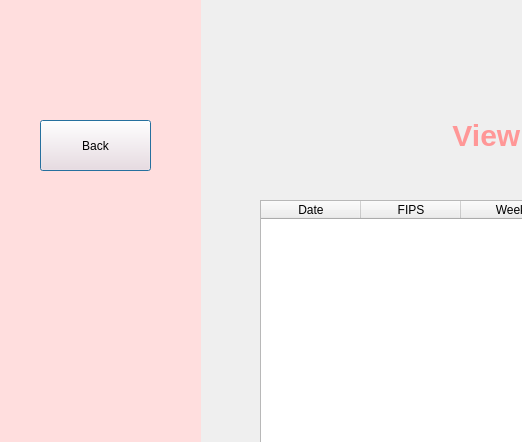
<?xml version="1.0" encoding="UTF-8"?>
<ui version="4.0">
 <class>Dialog</class>
 <widget class="QDialog" name="Dialog">
  <property name="geometry">
   <rect>
    <x>0</x>
    <y>0</y>
    <width>522</width>
    <height>442</height>
   </rect>
  </property>
  <property name="windowTitle">
   <string>Dialog</string>
  </property>
  <widget class="QTableWidget" name="tableWidget">
   <property name="geometry">
    <rect>
     <x>260</x>
     <y>200</y>
     <width>741</width>
     <height>371</height>
    </rect>
   </property>
   <property name="columnCount">
    <number>11</number>
   </property>
   <column>
    <property name="text">
     <string>Date</string>
    </property>
   </column>
   <column>
    <property name="text">
     <string>FIPS</string>
    </property>
   </column>
   <column>
    <property name="text">
     <string>Week</string>
    </property>
   </column>
   <column>
    <property name="text">
     <string>Dist_Total</string>
    </property>
   </column>
   <column>
    <property name="text">
     <string>Dist_Janssen</string>
    </property>
   </column>
   <column>
    <property name="text">
     <string>Dist_Moderna</string>
    </property>
   </column>
   <column>
    <property name="text">
     <string>Dist_Pfizer</string>
    </property>
   </column>
   <column>
    <property name="text">
     <string>Given_Total</string>
    </property>
   </column>
   <column>
    <property name="text">
     <string>Given_Janssen</string>
    </property>
   </column>
   <column>
    <property name="text">
     <string>Given_Moderna</string>
    </property>
   </column>
   <column>
    <property name="text">
     <string>Given_Pfizer</string>
    </property>
   </column>
  </widget>
  <widget class="QLabel" name="label">
   <property name="geometry">
    <rect>
     <x>420</x>
     <y>90</y>
     <width>421</width>
     <height>91</height>
    </rect>
   </property>
   <property name="styleSheet">
    <string notr="true">font-size: 30px;
font: bold;
color: rgb(255, 222, 222);
color: rgb(255, 151, 151);</string>
   </property>
   <property name="text">
    <string>View Vaccine Brand Data</string>
   </property>
   <property name="alignment">
    <set>Qt::AlignCenter</set>
   </property>
  </widget>
  <widget class="QWidget" name="widget" native="true">
   <property name="geometry">
    <rect>
     <x>0</x>
     <y>0</y>
     <width>201</width>
     <height>851</height>
    </rect>
   </property>
   <property name="styleSheet">
    <string notr="true">
background-color: rgb(255, 222, 222);</string>
   </property>
   <widget class="QPushButton" name="backbutton7">
    <property name="geometry">
     <rect>
      <x>40</x>
      <y>120</y>
      <width>111</width>
      <height>51</height>
     </rect>
    </property>
    <property name="text">
     <string>Back</string>
    </property>
   </widget>
  </widget>
 </widget>
 <resources/>
 <connections/>
</ui>
